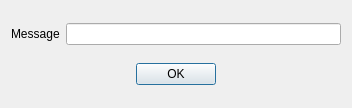
<?xml version="1.0" encoding="UTF-8"?>
<ui version="4.0">
 <class>Dialog</class>
 <widget class="QDialog" name="Dialog">
  <property name="geometry">
   <rect>
    <x>0</x>
    <y>0</y>
    <width>352</width>
    <height>108</height>
   </rect>
  </property>
  <property name="windowTitle">
   <string>Dialog</string>
  </property>
  <layout class="QVBoxLayout" name="verticalLayout">
   <item>
    <layout class="QHBoxLayout" name="horizontalLayout">
     <item>
      <widget class="QLabel" name="label">
       <property name="text">
        <string>Message</string>
       </property>
      </widget>
     </item>
     <item>
      <widget class="QLineEdit" name="lineEdit"/>
     </item>
    </layout>
   </item>
   <item>
    <widget class="QDialogButtonBox" name="buttonBox">
     <property name="standardButtons">
      <set>QDialogButtonBox::Ok</set>
     </property>
     <property name="centerButtons">
      <bool>true</bool>
     </property>
    </widget>
   </item>
  </layout>
 </widget>
 <resources/>
 <connections/>
</ui>
